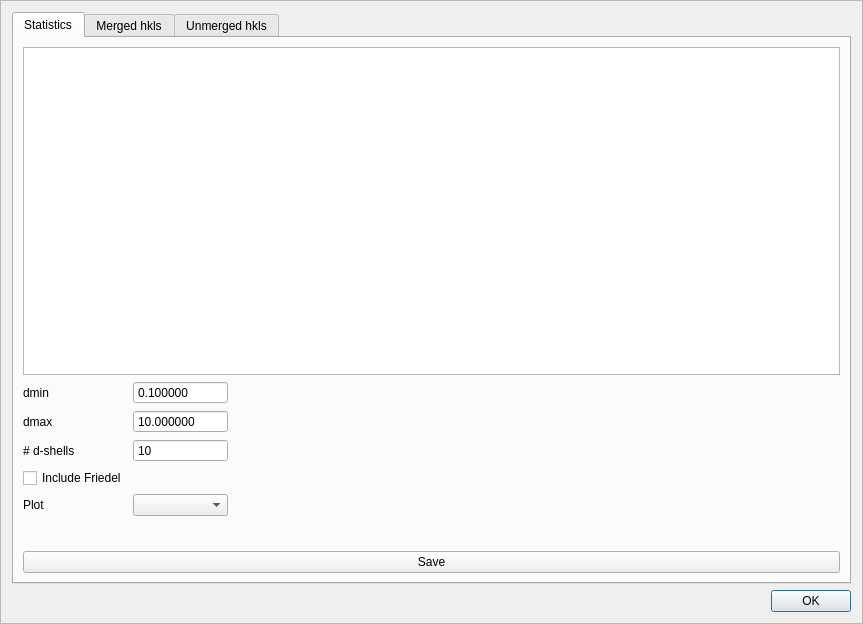
<?xml version="1.0" encoding="UTF-8"?>
<ui version="4.0">
 <class>FrameStatistics</class>
 <widget class="NSXQFrame" name="FrameStatistics">
  <property name="geometry">
   <rect>
    <x>0</x>
    <y>0</y>
    <width>863</width>
    <height>624</height>
   </rect>
  </property>
  <property name="windowTitle">
   <string>Frame</string>
  </property>
  <property name="frameShape">
   <enum>QFrame::StyledPanel</enum>
  </property>
  <property name="frameShadow">
   <enum>QFrame::Raised</enum>
  </property>
  <layout class="QVBoxLayout" name="verticalLayout">
   <item>
    <widget class="QTabWidget" name="tabs">
     <property name="currentIndex">
      <number>0</number>
     </property>
     <widget class="QWidget" name="statistics_tab">
      <attribute name="title">
       <string>Statistics</string>
      </attribute>
      <layout class="QVBoxLayout" name="verticalLayout_2" stretch="2,1,0">
       <item>
        <widget class="CopyPasteTableView" name="statistics"/>
       </item>
       <item>
        <layout class="QHBoxLayout" name="horizontalLayout_5" stretch="0,2">
         <item>
          <layout class="QFormLayout" name="formLayout">
           <item row="0" column="0">
            <widget class="QLabel" name="label">
             <property name="text">
              <string>dmin</string>
             </property>
            </widget>
           </item>
           <item row="0" column="1">
            <widget class="QDoubleSpinBox" name="dmin">
             <property name="buttonSymbols">
              <enum>QAbstractSpinBox::NoButtons</enum>
             </property>
             <property name="decimals">
              <number>6</number>
             </property>
             <property name="maximum">
              <double>100000.000000000000000</double>
             </property>
             <property name="singleStep">
              <double>0.000100000000000</double>
             </property>
             <property name="value">
              <double>0.100000000000000</double>
             </property>
            </widget>
           </item>
           <item row="1" column="0">
            <widget class="QLabel" name="label_2">
             <property name="text">
              <string>dmax</string>
             </property>
            </widget>
           </item>
           <item row="1" column="1">
            <widget class="QDoubleSpinBox" name="dmax">
             <property name="buttonSymbols">
              <enum>QAbstractSpinBox::NoButtons</enum>
             </property>
             <property name="decimals">
              <number>6</number>
             </property>
             <property name="maximum">
              <double>100000.000000000000000</double>
             </property>
             <property name="singleStep">
              <double>0.000100000000000</double>
             </property>
             <property name="value">
              <double>10.000000000000000</double>
             </property>
            </widget>
           </item>
           <item row="2" column="0">
            <widget class="QLabel" name="label_3">
             <property name="text">
              <string># d-shells</string>
             </property>
            </widget>
           </item>
           <item row="2" column="1">
            <widget class="QSpinBox" name="n_shells">
             <property name="buttonSymbols">
              <enum>QAbstractSpinBox::NoButtons</enum>
             </property>
             <property name="minimum">
              <number>1</number>
             </property>
             <property name="maximum">
              <number>100</number>
             </property>
             <property name="value">
              <number>10</number>
             </property>
            </widget>
           </item>
           <item row="3" column="0">
            <widget class="QCheckBox" name="friedel">
             <property name="text">
              <string>Include Friedel</string>
             </property>
            </widget>
           </item>
           <item row="4" column="0">
            <widget class="QLabel" name="label_4">
             <property name="text">
              <string>Plot</string>
             </property>
            </widget>
           </item>
           <item row="4" column="1">
            <widget class="QComboBox" name="selected_statistics"/>
           </item>
          </layout>
         </item>
         <item>
          <widget class="SXPlot" name="plot" native="true"/>
         </item>
        </layout>
       </item>
       <item>
        <layout class="QHBoxLayout" name="horizontalLayout_2">
         <item>
          <widget class="QPushButton" name="save_statistics">
           <property name="sizePolicy">
            <sizepolicy hsizetype="Minimum" vsizetype="Fixed">
             <horstretch>1</horstretch>
             <verstretch>0</verstretch>
            </sizepolicy>
           </property>
           <property name="text">
            <string>Save</string>
           </property>
          </widget>
         </item>
        </layout>
       </item>
      </layout>
     </widget>
     <widget class="QWidget" name="merged_peaks_tab">
      <attribute name="title">
       <string>Merged hkls</string>
      </attribute>
      <layout class="QGridLayout" name="gridLayout_4">
       <item row="0" column="0">
        <widget class="CopyPasteTableView" name="merged_peaks"/>
       </item>
       <item row="1" column="0">
        <layout class="QHBoxLayout" name="horizontalLayout_3">
         <item>
          <widget class="QComboBox" name="merged_peaks_format">
           <item>
            <property name="text">
             <string>ShelX</string>
            </property>
           </item>
           <item>
            <property name="text">
             <string>FullProf</string>
            </property>
           </item>
          </widget>
         </item>
         <item>
          <widget class="QPushButton" name="save_merged_peaks">
           <property name="sizePolicy">
            <sizepolicy hsizetype="Minimum" vsizetype="Fixed">
             <horstretch>1</horstretch>
             <verstretch>0</verstretch>
            </sizepolicy>
           </property>
           <property name="text">
            <string>Save</string>
           </property>
          </widget>
         </item>
        </layout>
       </item>
      </layout>
     </widget>
     <widget class="QWidget" name="unmerged_peaks_tab">
      <attribute name="title">
       <string>Unmerged hkls</string>
      </attribute>
      <layout class="QGridLayout" name="gridLayout_3">
       <item row="0" column="0">
        <widget class="CopyPasteTableView" name="unmerged_peaks"/>
       </item>
       <item row="1" column="0">
        <layout class="QHBoxLayout" name="horizontalLayout_4">
         <item>
          <widget class="QComboBox" name="unmerged_peaks_format">
           <item>
            <property name="text">
             <string>ShelX</string>
            </property>
           </item>
           <item>
            <property name="text">
             <string>FullProf</string>
            </property>
           </item>
          </widget>
         </item>
         <item>
          <widget class="QPushButton" name="save_unmerged_peaks">
           <property name="sizePolicy">
            <sizepolicy hsizetype="Minimum" vsizetype="Fixed">
             <horstretch>1</horstretch>
             <verstretch>0</verstretch>
            </sizepolicy>
           </property>
           <property name="text">
            <string>Save</string>
           </property>
          </widget>
         </item>
        </layout>
       </item>
      </layout>
     </widget>
    </widget>
   </item>
   <item>
    <widget class="QDialogButtonBox" name="actions">
     <property name="standardButtons">
      <set>QDialogButtonBox::Ok</set>
     </property>
    </widget>
   </item>
  </layout>
 </widget>
 <customwidgets>
  <customwidget>
   <class>CopyPasteTableView</class>
   <extends>QTableView</extends>
   <header>CopyPasteTableView.h</header>
  </customwidget>
  <customwidget>
   <class>NSXQFrame</class>
   <extends>QFrame</extends>
   <header>NSXQFrame.h</header>
   <container>1</container>
  </customwidget>
  <customwidget>
   <class>SXPlot</class>
   <extends>QWidget</extends>
   <header>SXPlot.h</header>
   <container>1</container>
  </customwidget>
 </customwidgets>
 <resources/>
 <connections/>
</ui>
